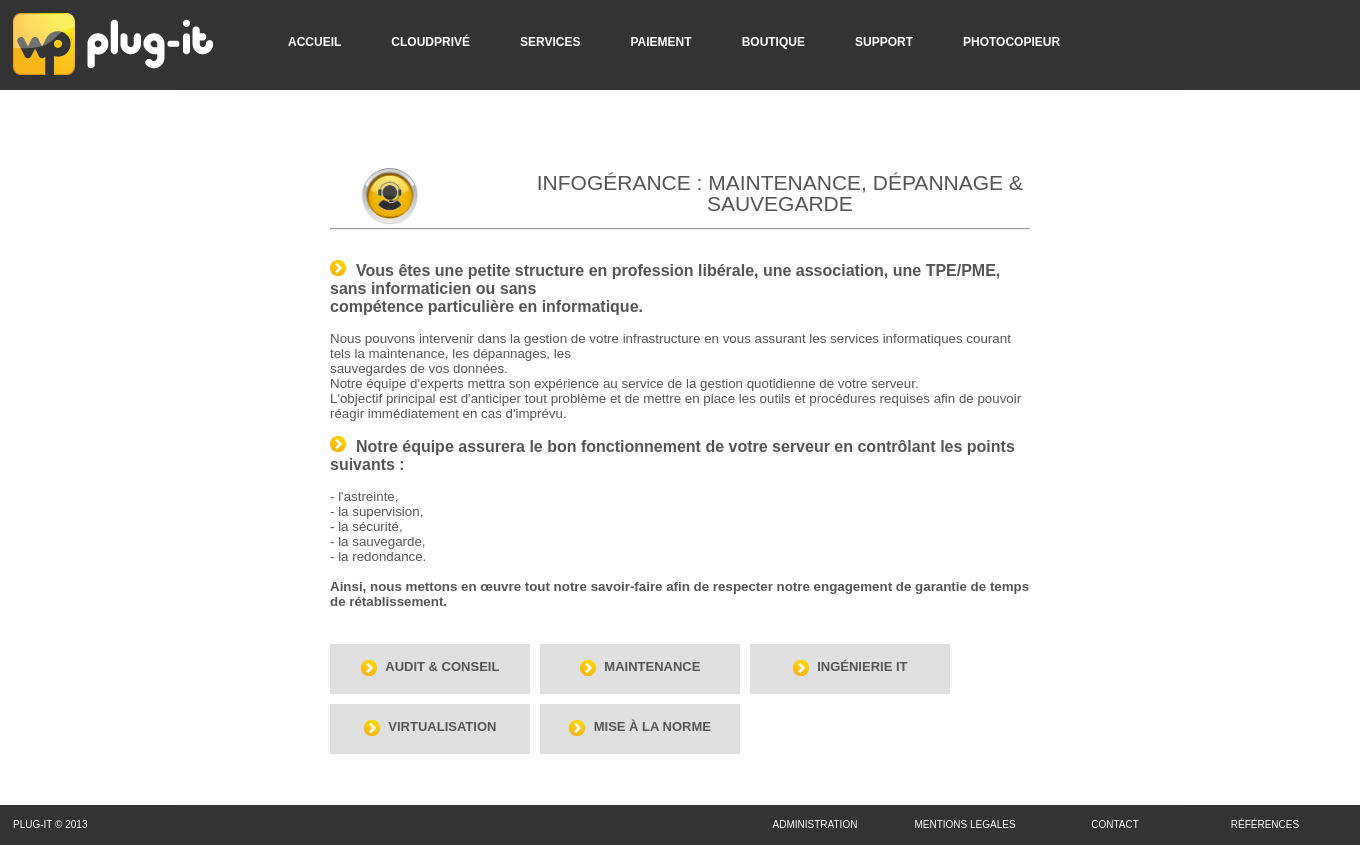
Screenshot of /index.php?page=services&mode=viewone&id=3 with the database file from the repository.
### tables this page shows
CREATE TABLE IF NOT EXISTS `menu` (
  `id` int(11) NOT NULL AUTO_INCREMENT,
  `interne` tinyint(1) NOT NULL,
  `active` tinyint(1) NOT NULL,
  `nom` varchar(50) NOT NULL,
  `baseName` varchar(50) NOT NULL,
  `position` int(11) NOT NULL,
  `lien` varchar(255) NOT NULL,
  `meta` text NOT NULL,
  PRIMARY KEY (`id`)
);

CREATE TABLE IF NOT EXISTS `services` (
  `id` int(11) NOT NULL AUTO_INCREMENT,
  `titre` varchar(100) NOT NULL,
  `corps` text NOT NULL,
  `image` varchar(100) NOT NULL,
  `subtitre` varchar(50) NOT NULL,
  `date` timestamp NOT NULL DEFAULT CURRENT_TIMESTAMP,
  `ordre` int(11) NOT NULL,
  PRIMARY KEY (`id`)
);

### connexionbddplugit.class.php (called while the page is built, shortened)
<?php
class connexionbddplugit
{
	private static $connexion = null;
	public static function getInstance ()
	{
		if (is_null(self::$connexion))
		{
			try
			{
				$connexion = new PDO('mysql:host=localhost;dbname=plugit2','root','');
			} catch ( Exception $e )
			{
			echo "Connection à MySQL impossible : ", $e->getMessage();
			die();
			}
			$connexion->setAttribute(PDO::ATTR_ERRMODE, PDO::ERRMODE_EXCEPTION);
			$connexion->setAttribute(PDO::ATTR_EMULATE_PREPARES, false);
			$connexion->exec("SET CHARACTER SET utf8");
		}
		return $connexion;
	}
}
?>

### Include/common/Banniere.php (the view, shortened to what this page needs)
<div>
	<div style="min-width:1350px;"><a href="index.php?page=accueil"><img src="images/logotype_plug_it.png" style="border:none;float:left; margin:13px 50px 13px 13px;"/></a>
	<ul id="menu">
		<?php
		require_once('./connexionbddplugit.class.php');
		try
		{
			$rq = connexionbddplugit::getInstance()->query("SELECT * FROM menu ORDER BY position");
			while($ar=$rq->fetch())
			{
				if($ar['active'] == true)
				{
					echo '
					<li id="li_'.$ar['id'].'"><a href="'.$_SESSION['protocol'].$_SESSION['current_loc'].$ar['lien'].'"';
					echo '>'.$ar['nom'].'</a>';
					echo '<ul id="li_sousmenu'.$ar['id'].'">';
					echo '</ul></li>';
				}
			}
		} catch ( Exception $e ) {
			echo "Une erreur est survenue : ".$e->getMessage();
		}
		?>
	</ul>
	</div>
</div>

### Include/invite/services.php (shortened to what this page needs)
<?php
	require_once('./connexionbddplugit.class.php');
	switch($_GET['mode'])
	{
		case 'viewone':
			if(isset($_GET['id']))
			{
				try{
					$bdd = connexionbddplugit::getInstance();
					$retour = $bdd->prepare("SELECT count(id) as cpt FROM services WHERE id=?");
					$retour->execute(array($_GET['id']));
					$donnees = $retour->fetch();
				} catch ( Exception $e ) {
					echo "Une erreur est survenue : ".$e->getMessage();
				}
				if($donnees['cpt'] == 1)
				{
					try{
						$bdd = connexionbddplugit::getInstance();
						$retour = $bdd->prepare("SELECT * FROM services WHERE id=?");
						$retour->execute(array($_GET['id']));
						$donnees = $retour->fetch();
					} catch ( Exception $e ) {
						echo "Une erreur est survenue : ".$e->getMessage();
					}
					echo '<div style="margin:auto;width:70%;">
						<table>
							<tr>
								<td><img src="'.$donnees['image'].'" style="width:60%;"/></td>
								<td><h2>'.$donnees['titre'].'</h2></td>
							</tr>
						</table>
						<hr/>
						<br/>
						'.nl2br($donnees['corps']).'
						</div>';
					try{
						$bdd = connexionbddplugit::getInstance();
						$retour = $bdd->prepare("SELECT * FROM services WHERE id<>? ORDER BY ordre LIMIT 10");
						$retour->execute(array($_GET['id']));
						$i=1;
						echo'<div style="margin:auto;width:70%;margin-top:20px;">
						<table cellspacing="10">';
						while ($donnees = $retour->fetch())
							{
								if($i == 1)
									echo '<tr>';
								echo '<td>
								<div class="blocklink" onclick="location.href=\''.$_SESSION['protocol'].$_SESSION['current_loc'].'index.php?page=services&mode=viewone&id='.$donnees['id'].'\'">
									<p style="text-align:center;position:relative;top:30%;">
										<img src="images/fleche.png" style="vertical-align:middle;"/> <span style="font-size:13px;font-weight:bold;margin-left:5px;text-transform:uppercase;">'.$donnees['subtitre'].'</span>
									</p>
								</div></td>';
								$i++;
								if($i > 3)
								{
									$i=1;
									echo '</tr>';
								}
							}
						echo '</table></div>';
					} catch ( Exception $e ) {
						echo "Une erreur est survenue : ".$e->getMessage();
					}
				}
				else
					echo '<p>Erreur</p>';
			}
			else
				echo '<p>Erreur</p>';
		break;
	}

### css/styles.css (style rules this page uses)
* { padding: 0px; margin: 0px; outline: none; }

### styles/index.css (style rules this page uses)
#menu { min-width: 1250px; margin: 0 0 0 100px; padding: 0px 0px 0px 0px; list-style: none; background: #333333; }
#menu li { float: left; padding: 30px 15px 30px 15px; position: relative; height:30px; }
#menu a { float: left; height: 25px; display:block; padding:0px 10px 0px 10px; color: #333333; text-transform: uppercase; font: bold 12px/25px Arial, Helvetica; text-decoration: none; color:white; }
#menu:after { visibility: hidden; display: block; font-size: 0; content: " "; clear: both; height: 0; }
.blocklink { width:200px; height: 50px; background-color:#e0e0e0; cursor: pointer; margin-right:10px; margin-bottom:10px; }
.titre { font-size:120%; font-weight:bold; }
h2,h3 { text-align: center; font-weight: normal; font-size:21px; line-height:21px; text-transform:uppercase; }
body { color:#555555; font-size:10pt; font-family: Arial,Helvetica,sans-serif; padding:0; margin: 0; }
html { margin:0; }

### rows the page displays
menu: nom "ACCUEIL"
menu: nom "CLOUDPRIVÉ"
menu: nom "SERVICES"
menu: nom "PAIEMENT"
menu: nom "BOUTIQUE"
menu: nom "SUPPORT"
menu: nom "PHOTOCOPIEUR"
services: image (picture), titre "INFOGÉRANCE : MAINTENANCE, DÉPANNAGE & SAUVEGARDE", corps (picture), corps "Vous êtes une petite structure en profession libérale, une association, une TPE/PME, sans informaticien ou sans compétence particulière en informatique. Nous pouvons intervenir dans la gestion de votre infrastructure en vous assurant les services informatiques courant tels la maintenance, les dépannages, les sauvegardes de vos données. Notre équipe d'experts mettra son expérience au service de la gestion quotidienne de votre serveur. L'objectif principal est d'anticiper tout problème et de mettre en place les outils et procédures requises afin de pouvoir réagir immédiatement en cas d'imprévu. Notre équipe assurera le bon fonctionnement de votre serveur en contrôlant les points suivants : -…"
services: subtitre "AUDIT & CONSEIL"
services: subtitre "MAINTENANCE"
services: subtitre "INGÉNIERIE IT"
services: subtitre "VIRTUALISATION"
services: subtitre "MISE À LA NORME"
